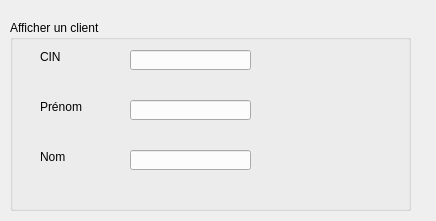
<?xml version="1.0" encoding="UTF-8"?>
<ui version="4.0">
 <class>Dialog2</class>
 <widget class="QDialog" name="Dialog2">
  <property name="geometry">
   <rect>
    <x>0</x>
    <y>0</y>
    <width>436</width>
    <height>221</height>
   </rect>
  </property>
  <property name="windowTitle">
   <string>Afficher un Client</string>
  </property>
  <widget class="QLabel" name="label">
   <property name="geometry">
    <rect>
     <x>40</x>
     <y>50</y>
     <width>47</width>
     <height>13</height>
    </rect>
   </property>
   <property name="text">
    <string>CIN</string>
   </property>
  </widget>
  <widget class="QLabel" name="label_2">
   <property name="geometry">
    <rect>
     <x>40</x>
     <y>100</y>
     <width>47</width>
     <height>13</height>
    </rect>
   </property>
   <property name="text">
    <string>Prénom</string>
   </property>
  </widget>
  <widget class="QLabel" name="label_3">
   <property name="geometry">
    <rect>
     <x>40</x>
     <y>150</y>
     <width>47</width>
     <height>13</height>
    </rect>
   </property>
   <property name="text">
    <string>Nom</string>
   </property>
  </widget>
  <widget class="QLineEdit" name="lineEdit_cin">
   <property name="geometry">
    <rect>
     <x>130</x>
     <y>50</y>
     <width>121</width>
     <height>20</height>
    </rect>
   </property>
   <property name="inputMask">
    <string/>
   </property>
   <property name="maxLength">
    <number>32767</number>
   </property>
   <property name="readOnly">
    <bool>true</bool>
   </property>
  </widget>
  <widget class="QLineEdit" name="lineEdit_prenom">
   <property name="geometry">
    <rect>
     <x>130</x>
     <y>100</y>
     <width>121</width>
     <height>20</height>
    </rect>
   </property>
   <property name="readOnly">
    <bool>true</bool>
   </property>
  </widget>
  <widget class="QLineEdit" name="lineEdit_nom">
   <property name="geometry">
    <rect>
     <x>130</x>
     <y>150</y>
     <width>121</width>
     <height>20</height>
    </rect>
   </property>
   <property name="readOnly">
    <bool>true</bool>
   </property>
  </widget>
  <widget class="QGroupBox" name="groupBox">
   <property name="geometry">
    <rect>
     <x>10</x>
     <y>20</y>
     <width>401</width>
     <height>191</height>
    </rect>
   </property>
   <property name="title">
    <string>Afficher un client</string>
   </property>
  </widget>
 </widget>
 <resources/>
 <connections/>
</ui>
